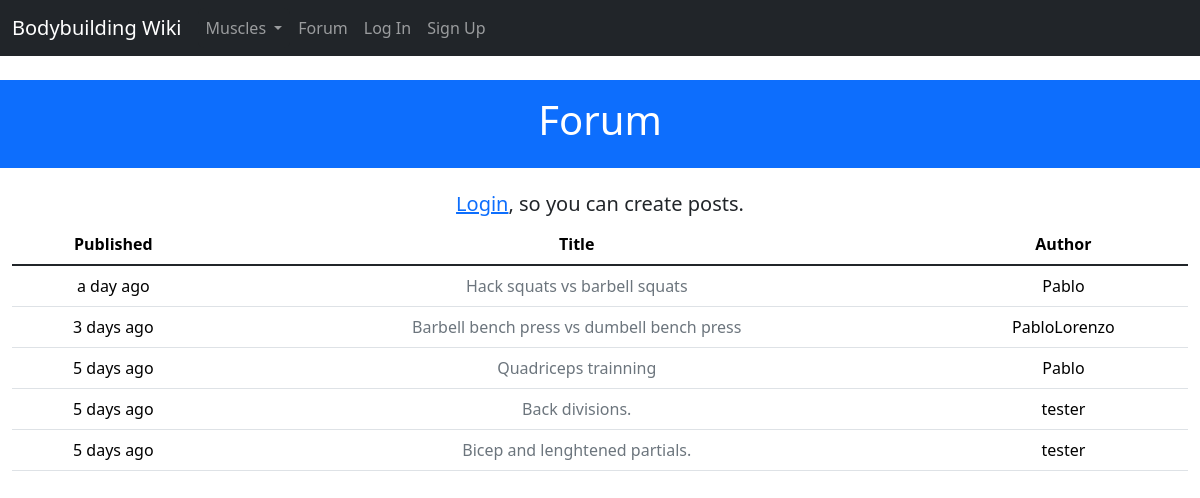
/forum, run on an earlier commit of the app's database.
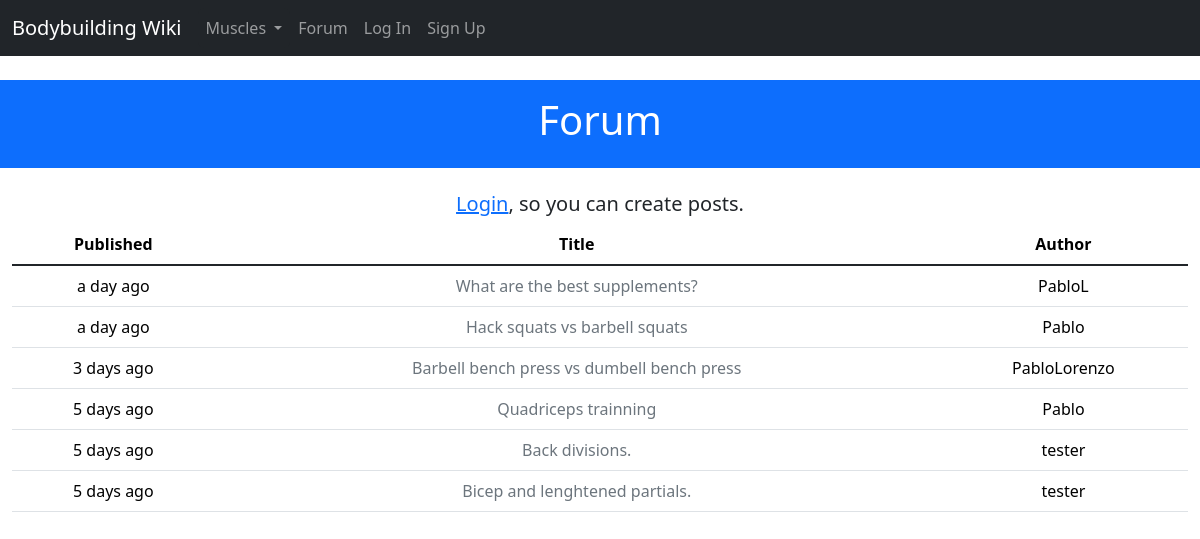
And on a later commit of the database.
### project/forum/models.py (models this page shows)
class Post(db.Model):
 __tablename__ = 'posts'
 id = db.Column(db.Integer, primary_key=True)
 title = db.Column(db.String(50))
 body = db.Column(db.Text)
 timestamp = db.Column(db.DateTime, index=True, default=datetime.utcnow)
 author_id = db.Column(db.Integer, db.ForeignKey('users.id'))
 comments = db.Relationship('Comment', backref='post', lazy='dynamic', cascade='all, delete-orphan')

### project/auth/models.py (models this page shows, shortened)
class User(UserMixin, db.Model):
    __tablename__ = 'users'
    id = db.Column(db.Integer, primary_key=True)
    username = db.Column(db.String(64), unique=True, index=True)
    email = db.Column(db.String(64), unique=True, index=True)
    role_id = db.Column(db.Integer, db.ForeignKey('roles.id'))
    name = db.Column(db.String(64))
    location = db.Column(db.String(64))
    about_me = db.Column(db.Text())
    member_since = db.Column(db.DateTime(), default=datetime.utcnow) # datetime.utcnow is missing the () at the end. This is because the default argument in db.Column() can take a function as a value.
    last_seen = db.Column(db.DateTime(), default=datetime.utcnow)
    password_hash = db.Column(db.String(128))
    posts = db.relationship('Post', backref='author', lazy='dynamic', cascade='all, delete-orphan')
    comments = db.relationship('Comment', backref='author', lazy='dynamic', cascade='all, delete-orphan')
    papers_saved = db.relationship('PaperSaved', lazy='dynamic', cascade='all, delete-orphan')
    def can(self, perm):
        return self.role is not None and self.role.has_permission(perm)
    @property
    def password(self):
        raise AttributeError('password is not a readable attribute')

### project/forum/views.py (the view)
@forum.route('')
def index():
    posts = Post.query.order_by(Post.timestamp.desc()).all()
    return render_template('forum/index.html', posts=posts)

### project/auth/models.py (called while the page is built)
    def can(self, permissions):
        return False

### project/main/__init__.py (called while the page is built)
@main.app_context_processor
def inject_user():
    return dict(user=current_user or None)

@main.app_context_processor
def inject_permissions():
    return dict(Permission=Permission)

@main.app_context_processor
def inject_muscles():
    return dict(muscles=Muscle.query.all())

### project/templates/forum/index.html (shortened to what this page needs)
{% extends 'base.html' %}
{% block header %}Forum{% endblock header %}
{% block content %}
{% if user.can(Permission.WRITE) %}
    <h5 class="text-center">Have something to discuss? <a href="{{ url_for('forum.post_create') }}"> create a post </a></h2>
{% else %}
<h5 class="text-center"><a href="{{ url_for('auth.login') }}">Login</a>, so you can create posts.</h5>
{% endif %}
<table class="table table-hover">
    <thead class="text-center">
        <th scope="col">Published</th>
        <th scope="col">Title</th>
        <th scope="col">Author</th>
    </thead>
    <tbody class="table-group-divider text-center">
        {% for post in posts %}
        <tr scope="row">
            <td>{{ moment(post.timestamp).fromNow() }}</td>
            <td><a href="{{ url_for('forum.post_read', id=post.id) }}"
                class="link-secondary link-offset-2 link-underline-opacity-0 link-underline-opacity-100-hover">{{post.title}}</a></td>
            <td>{{post.author.username}}</td>
        </tr>
        {% endfor %}
    </tbody>
</table>
{% endblock content %}

What changed in the data, as far as the page shows it:
added Post: timestamp "a day ago", title "What are the best supplements?", author.username "PabloL"
